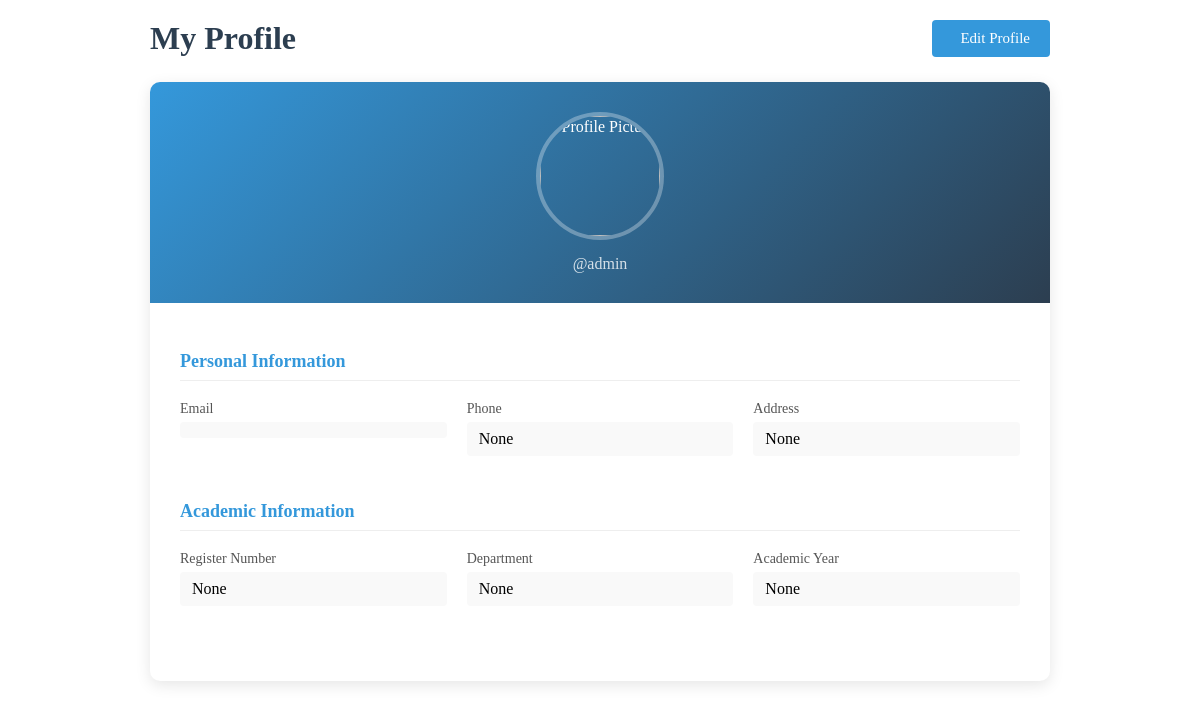
Screenshot of /profile/ (signed in) with the database file from the repository.
### users/models.py (models this page shows)
class CustomUser(AbstractUser):
    USER_TYPE_CHOICES = [
        ('student', 'Student'),
        ('alumni', 'Alumni'),
        ('coordinator', 'Alumni Coordinator'),
    ]
    user_type = models.CharField(max_length=20, choices=USER_TYPE_CHOICES)
    bio = models.TextField(blank=True, null=True)
    profile_picture = models.ImageField(upload_to='profiles/', blank=True, null=True)
    register_number = models.CharField(max_length=30, blank=True, null=True)
    department = models.CharField(max_length=100, blank=True, null=True)
    academic_year = models.CharField(max_length=10, blank=True, null=True)
    phone_number = models.CharField(max_length=15, blank=True, null=True)
    address = models.TextField(blank=True, null=True)

### users/views.py (the view)
# urls.py: path('profile/', views.profile, name='profile'),
@login_required
def profile(request):
    return render(request, 'users/profile.html')

### jobs/templates/users/profile.html (shortened to what this page needs)
{% block content %}
<div class="profile-container">
  <div class="profile-header">
    <h1 class="profile-title">My Profile</h1>
    <a href="{% url 'edit_profile' %}" class="btn btn-primary">
       Edit Profile
    </a>
  </div>
  <div class="profile-card">
    <div class="profile-avatar-section">
      <div class="avatar-container">
          <img src="https://media.sproutsocial.com/uploads/2022/06/profile-picture.jpeg" alt="Profile Picture" class="profile-avatar">
          <div class="default-avatar">
          </div>
      </div>
      <p class="profile-username">@{{ user.username }}</p>
    </div>
    <div class="profile-details">
      <div class="detail-section">
        <h3 class="section-title">Personal Information</h3>
        <div class="detail-grid">
          <div class="detail-item">
            <span class="detail-label">Email</span>
            <span class="detail-value">{{ user.email }}</span>
          </div>
          <div class="detail-item">
            <span class="detail-label">Phone</span>
            <span class="detail-value">{{ user.phone_number }}</span>
          </div>
          <div class="detail-item">
            <span class="detail-label">Address</span>
            <span class="detail-value">{{ user.address }}</span>
          </div>
        </div>
      </div>
      <div class="detail-section">
        <h3 class="section-title">Academic Information</h3>
        <div class="detail-grid">
          <div class="detail-item">
            <span class="detail-label">Register Number</span>
            <span class="detail-value">{{ user.register_number }}</span>
          </div>
          <div class="detail-item">
            <span class="detail-label">Department</span>
            <span class="detail-value">{{ user.department }}</span>
          </div>
          <div class="detail-item">
            <span class="detail-label">Academic Year</span>
            <span class="detail-value">{{ user.academic_year }}</span>
          </div>
        </div>
      </div>
    </div>
  </div>
</div>
{% endblock %}

### jobs/templates/users/profile.html (style rules this page uses)
.profile-container { max-width: 900px; margin: 20px auto; padding: 0 15px; }
.profile-header { display: flex; justify-content: space-between; align-items: center; margin-bottom: 25px; }
.profile-title { color: #2c3e50; margin: 0; }
.profile-card { background: #fff; border-radius: 10px; box-shadow: 0 4px 15px rgba(0, 0, 0, 0.1); overflow: hidden; display: flex; flex-direction: column; }
.profile-avatar-section { background: linear-gradient(135deg, #3498db, #2c3e50); color: white; padding: 30px; text-align: center; }
.avatar-container { margin: 0 auto 15px; width: 120px; height: 120px; border-radius: 50%; border: 4px solid rgba(255, 255, 255, 0.3); overflow: hidden; }
.profile-avatar { width: 100%; height: 100%; object-fit: cover; }
.default-avatar { width: 100%; height: 100%; display: flex; align-items: center; justify-content: center; background: rgba(255, 255, 255, 0.1); }
.profile-username { margin: 0; opacity: 0.8; font-size: 16px; }
.profile-details { padding: 30px; }
.detail-section { margin-bottom: 30px; }
.section-title { color: #3498db; border-bottom: 1px solid #eee; padding-bottom: 8px; margin-bottom: 20px; font-size: 18px; }
.detail-grid { display: grid; grid-template-columns: repeat(auto-fill, minmax(250px, 1fr)); gap: 20px; }
.detail-item { margin-bottom: 15px; }
.detail-label { display: block; font-weight: 500; color: #555; margin-bottom: 5px; font-size: 14px; }
.detail-value { display: block; font-size: 16px; padding: 8px 12px; background: #f9f9f9; border-radius: 4px; word-break: break-word; }
.btn { padding: 10px 20px; border: none; border-radius: 4px; cursor: pointer; font-size: 15px; font-weight: 500; display: inline-flex; align-items: center; gap: 8px; transition: all 0.3s; text-decoration: none; }
.btn-primary { background-color: #3498db; color: white; }

### rows the page displays
CustomUser: username "admin", phone_number "None", address "None", register_number "None", department "None", academic_year "None"
